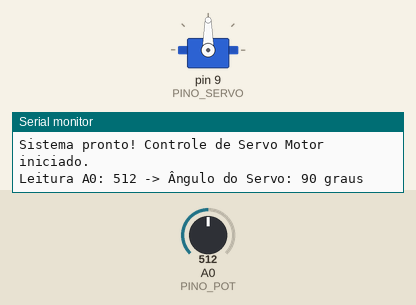
This sketch was run on a simulated Arduino Uno, built with avr-gcc and run on an emulated ATmega328P. Shown: servo, the last lines printed to the serial monitor. The inputs (shaded band) are chosen by the test bench; at power-on: A0 (PINO_POT) = 512.

Above: at 1.2 s.
1.3 s: A0 (PINO_POT) set to 716
At 2.2 s:
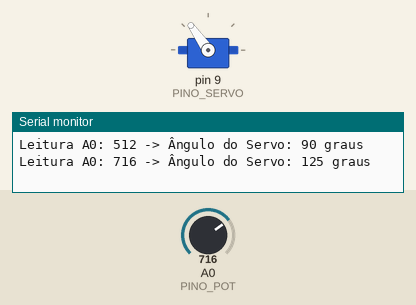
2.8 s: A0 (PINO_POT) set to 900
At 4.0 s:
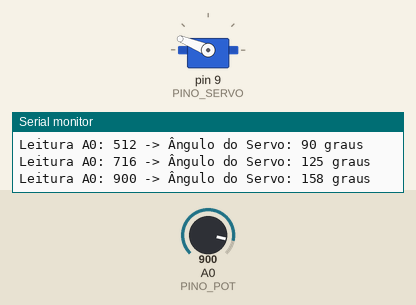
4.3 s: A0 (PINO_POT) set to 1023
At 5.5 s:
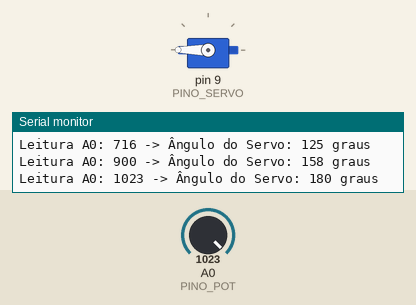
5.8 s: A0 (PINO_POT) set to 306
At 6.2 s:
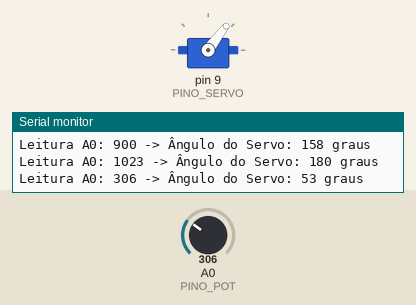
7.3 s: A0 (PINO_POT) set to 122
At 7.8 s:
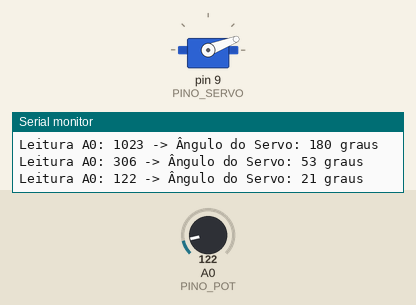
8.8 s: A0 (PINO_POT) set to 0
At 9.3 s:
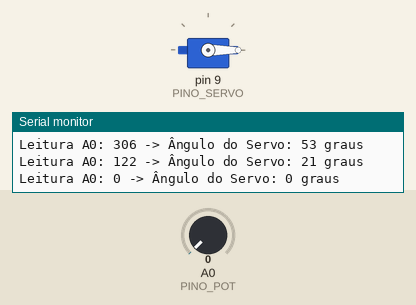
Timing chart, 0 to 11.3 s (numbered marks = the images above; inputs shaded):
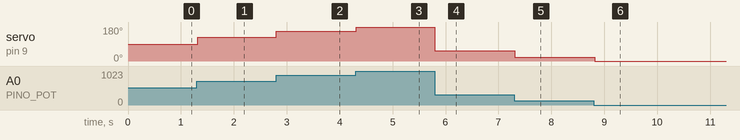

Measured:
- after the input at 1.3 s, servo on pin 9 (PINO_SERVO): 90° → 125° at once
- after the input at 2.8 s, servo on pin 9 (PINO_SERVO): 125° → 158° at once
- after the input at 4.3 s, servo on pin 9 (PINO_SERVO): 158° → 180° at once
- after the input at 5.8 s, servo on pin 9 (PINO_SERVO): 180° → 53° at once
- after the input at 7.3 s, servo on pin 9 (PINO_SERVO): 53° → 21° at once
- after the input at 8.8 s, servo on pin 9 (PINO_SERVO): 21° → 0° at once

The sketch:

p03_controle_de_servo_motor.ino
```cpp
/*
 * Projeto 03: Controle de Servo Motor
 * O que faz: Lê a posição de um potenciômetro em A0 e posiciona o servo SG90 entre 0 e 180 graus.
 * Ligações: A0 (Pino central do potenciômetro), D9 (Sinal do Servo SG90)
 * Bibliotecas: Servo (nativa / Arduino)
 * Material: 80 Projetos Arduino
 */

#include <Servo.h>

const byte PINO_POT = A0;   // Pino central do potenciômetro 10 kΩ
const byte PINO_SERVO = 9;  // Fio laranja/amarelo de sinal do servo SG90

Servo meuServo;
int ultimoAngulo = -1;

void setup() {
  Serial.begin(9600);
  meuServo.attach(PINO_SERVO);
  Serial.println(F("Sistema pronto! Controle de Servo Motor iniciado."));
}

void loop() {
  int leitura = analogRead(PINO_POT);
  int angulo = map(leitura, 0, 1023, 0, 180);

  // Atualiza e imprime quando houver mudança significativa para evitar trepidação
  if (abs(angulo - ultimoAngulo) >= 1) {
    meuServo.write(angulo);
    ultimoAngulo = angulo;

    Serial.print(F("Leitura A0: "));
    Serial.print(leitura);
    Serial.print(F(" -> Ângulo do Servo: "));
    Serial.print(angulo);
    Serial.println(F(" graus"));
  }

  delay(25);
}
```
